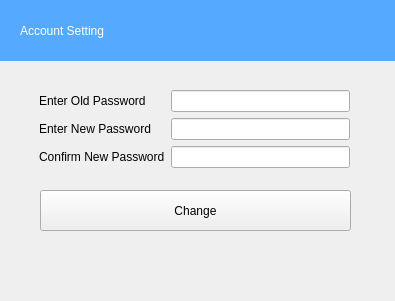
<?xml version="1.0" encoding="UTF-8"?>
<ui version="4.0">
 <class>Form</class>
 <widget class="QWidget" name="Form">
  <property name="geometry">
   <rect>
    <x>0</x>
    <y>0</y>
    <width>395</width>
    <height>301</height>
   </rect>
  </property>
  <property name="windowTitle">
   <string>Change Password</string>
  </property>
  <property name="windowIcon">
   <iconset>
    <normaloff>images/main_icon.png</normaloff>images/main_icon.png</iconset>
  </property>
  <widget class="QWidget" name="header" native="true">
   <property name="geometry">
    <rect>
     <x>0</x>
     <y>0</y>
     <width>451</width>
     <height>61</height>
    </rect>
   </property>
   <property name="styleSheet">
    <string notr="true">#header{
background-color:rgb(85, 170, 255);
}</string>
   </property>
   <widget class="QLabel" name="label_accountSetting">
    <property name="geometry">
     <rect>
      <x>20</x>
      <y>20</y>
      <width>391</width>
      <height>21</height>
     </rect>
    </property>
    <property name="styleSheet">
     <string notr="true">#label_accountSetting{
color: white;
	font: 75 11pt &quot;MS Shell Dlg 2&quot;;
}</string>
    </property>
    <property name="text">
     <string>Account Setting</string>
    </property>
   </widget>
  </widget>
  <widget class="QWidget" name="formLayoutWidget">
   <property name="geometry">
    <rect>
     <x>39</x>
     <y>90</y>
     <width>311</width>
     <height>81</height>
    </rect>
   </property>
   <layout class="QFormLayout" name="formLayout">
    <item row="0" column="0">
     <widget class="QLabel" name="enterOldPasswordLabel">
      <property name="text">
       <string>Enter Old Password</string>
      </property>
     </widget>
    </item>
    <item row="0" column="1">
     <widget class="QLineEdit" name="enterOldPasswordLineEdit"/>
    </item>
    <item row="1" column="0">
     <widget class="QLabel" name="enterNewPasswordLabel">
      <property name="text">
       <string>Enter New Password</string>
      </property>
     </widget>
    </item>
    <item row="1" column="1">
     <widget class="QLineEdit" name="enterNewPasswordLineEdit"/>
    </item>
    <item row="2" column="0">
     <widget class="QLabel" name="confirmNewPasswordLabel">
      <property name="text">
       <string>Confirm New Password</string>
      </property>
     </widget>
    </item>
    <item row="2" column="1">
     <widget class="QLineEdit" name="confirmNewPasswordLineEdit"/>
    </item>
   </layout>
  </widget>
  <widget class="QPushButton" name="pushButton">
   <property name="geometry">
    <rect>
     <x>40</x>
     <y>190</y>
     <width>311</width>
     <height>41</height>
    </rect>
   </property>
   <property name="text">
    <string>Change</string>
   </property>
  </widget>
 </widget>
 <resources/>
 <connections/>
</ui>
